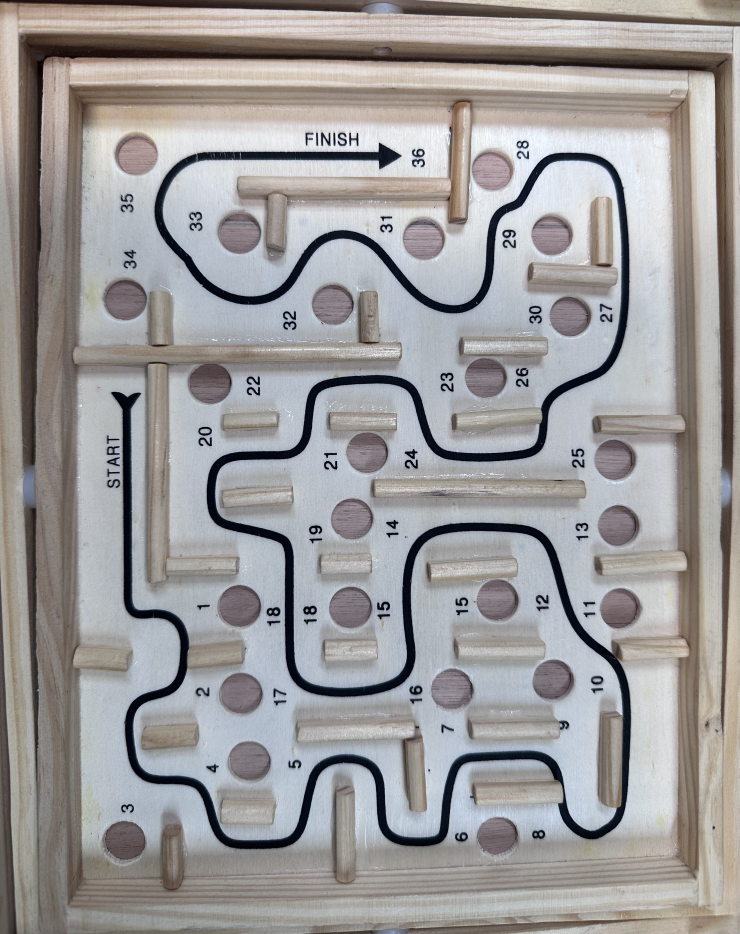
#> input picture a5587281014a230bb9241c30465e8ea0.jpeg, 2957 x 3735 px (shown at 1/4 size); its folder holds only this picture in this run
$ python -i cubic2_aruco_3_Homography1_GUI.py   (imports and definitions only)
#> lines starting #> are read from the running program, lines starting #| are printed output that depends on the picture; after the words box and inside, x2 and y2 are one past the last pixel; in counts of white or black regions, pixels touching at a corner belong together
#> further down, picture is the input picture: shape (3735, 2957, 3); mean B, G, R 154.2, 154.1, 156.1
import tkinter as tk
from tkinter import ttk
from PIL import Image, ImageTk
import threading
import cv2
import numpy as np
import math
import smbus
from collections import deque
from scipy.spatial import cKDTree
from scipy.interpolate import splprep, splev
import time
import csv
import os
import sys
import signal
import matplotlib.pyplot as plt
from matplotlib.backends.backend_tkagg import FigureCanvasTkAgg
from cv2 import aruco
from tkinter import messagebox

# ========== 原始参数和设置保持不变 ==========
ARUCO_DICT = aruco.Dictionary_get(aruco.DICT_4X4_50)
ARUCO_PARAMS = aruco.DetectorParameters_create()
bus = smbus.SMBus(1)
arduino_address = 0x08

INTERPOLATION_COUNT = 2
headidx = 30
lower_red_1 = np.array([0, 120, 20])
upper_red_1 = np.array([10, 255, 120])
lower_red_2 = np.array([170, 120, 20])
upper_red_2 = np.array([180, 255, 120])
lower_black = np.array([0, 0, 0])
upper_black = np.array([180, 255, 50])
last_send_time = 0
SEND_INTERVAL = 0.04

errors = []
timestamps = []
history_points = deque(maxlen=300)
nearest_points = []
aruco_corners_dict = {}
aruco_roi_list = []
aruco_centers_dict = {}

real_world_path = []
path_overlay = None
H = None

video_running = False
video_thread = None
video_capture = None
canvas = None
photo = None
panel = None

red_center = None
target_point = None
real_world_red = None

start_time = None  # 程序运行起始时间（新增）


# [18 lines left out: functions int16_to_bytes, send_two_points_16bit, not called in this run]


# ========== 原始图像处理逻辑中的函数保持不变 ==========
# ...
# 为节省篇幅，略去 `generate_path_overlay`, `detect_red_ball`, `compute_homography_from_aruco`, 等函数
# 请将这些函数原封不动地复制粘贴进来
x__1 = 0
x__2 = 0
y__1 = 0
y__2 = 0

# 实时识别红球位置
# [17 lines left out: function detect_red_ball, not called in this run]

def calculate_distance(pt1, pt2):
    return math.hypot(pt1[0] - pt2[0], pt1[1] - pt2[1])


# 路径图层函数
def generate_path_overlay(image):
    '''
    gray = cv2.cvtColor(image, cv2.COLOR_BGR2GRAY)
    blurred = cv2.GaussianBlur(gray, (5, 5), 0)
    edges = cv2.Canny(blurred, 50, 150)
    contours, _ = cv2.findContours(edges, cv2.RETR_TREE, cv2.CHAIN_APPROX_SIMPLE)

    selected_path_image = np.zeros_like(image)

    for cnt in contours:
        area = cv2.contourArea(cnt)
        perimeter = cv2.arcLength(cnt, True)

        # === 洞口过滤逻辑 ===
        if area > 2000:  # 跳过太大的区域，避免识别到洞
            continue
        if cv2.isContourConvex(cnt):  # 跳过闭合环
            continue

        if 50 < area < 1500 and perimeter > 80:
            approx = cv2.approxPolyDP(cnt, 0.02 * perimeter, True)
            if len(approx) > 5:
                cv2.drawContours(selected_path_image, [cnt], -1, (255, 255, 255), 2)


    # 骨架提取
    gray_selected = cv2.cvtColor(selected_path_image, cv2.COLOR_BGR2GRAY)
    _, binary = cv2.threshold(gray_selected, 127, 255, cv2.THRESH_BINARY)
    skeleton = cv2.ximgproc.thinning(binary)
    non_zero_points = np.column_stack(np.where(skeleton > 0))
    '''
    global aruco_corners_dict

    # 基于颜色的黑线掩膜提取路径（避免识别到洞）
    hsv = cv2.cvtColor(image, cv2.COLOR_BGR2HSV)
#> hsv: shape (3735, 2957, 3); mean H, S, V 66, 31.8, 162.1
    black_mask = cv2.inRange(hsv, lower_black, upper_black)
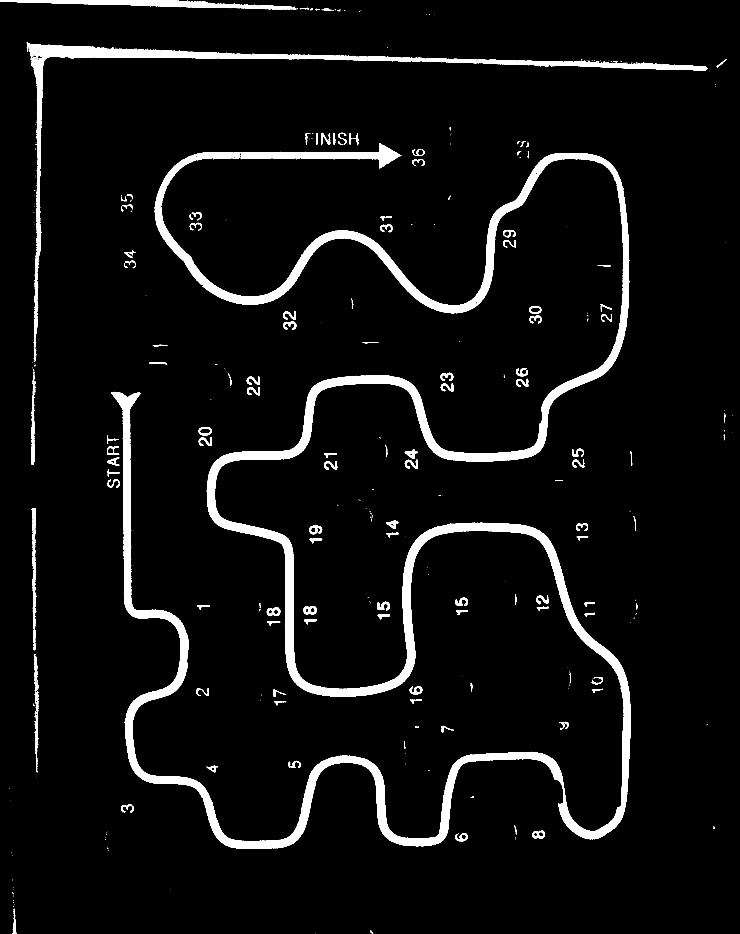
#> black_mask: shape (3735, 2957) (shown at 1/4 size); 5.5% white; 468 white regions (323 under 20 px), largest, box (x1, y1, x2, y2) and area: (445, 612, 2523, 3396) 437591, (107, 169, 2832, 1386) 76077, (0, 0, 1185, 39) 18953
    black_mask = cv2.morphologyEx(black_mask, cv2.MORPH_OPEN, np.ones((5, 5), np.uint8))
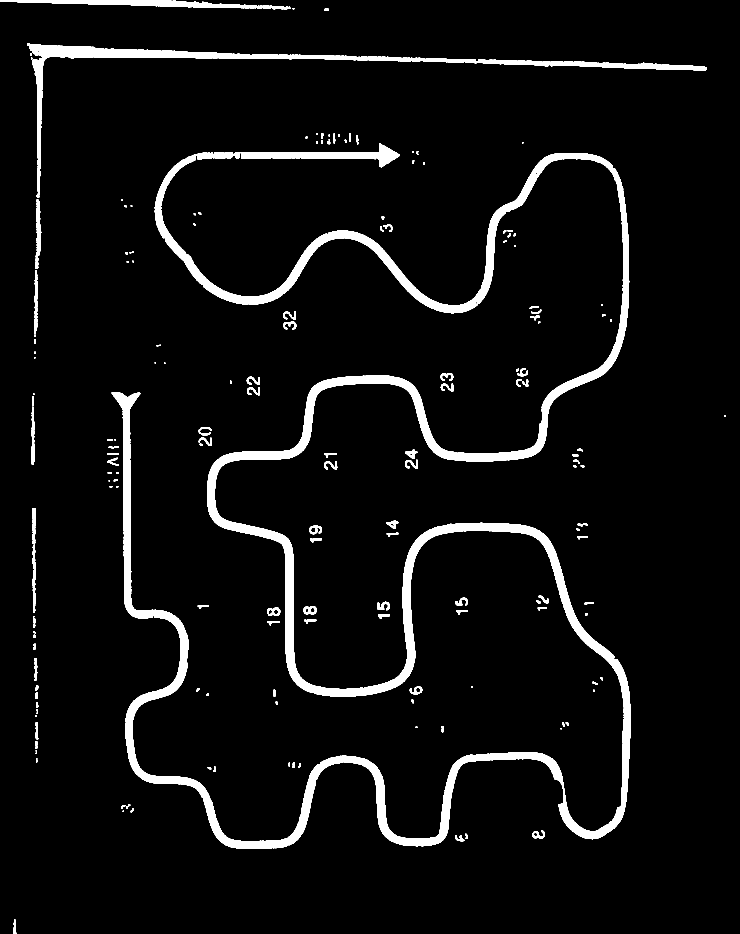
#> black_mask: shape (3735, 2957) (shown at 1/4 size); 5.3% white; 196 white regions, largest, box (x1, y1, x2, y2) and area: (447, 612, 2523, 3396) 435853, (110, 173, 1591, 789) 47358, (1592, 230, 2826, 283) 20114

    # 骨架提取（黑线细化）
    skeleton = cv2.ximgproc.thinning(black_mask)
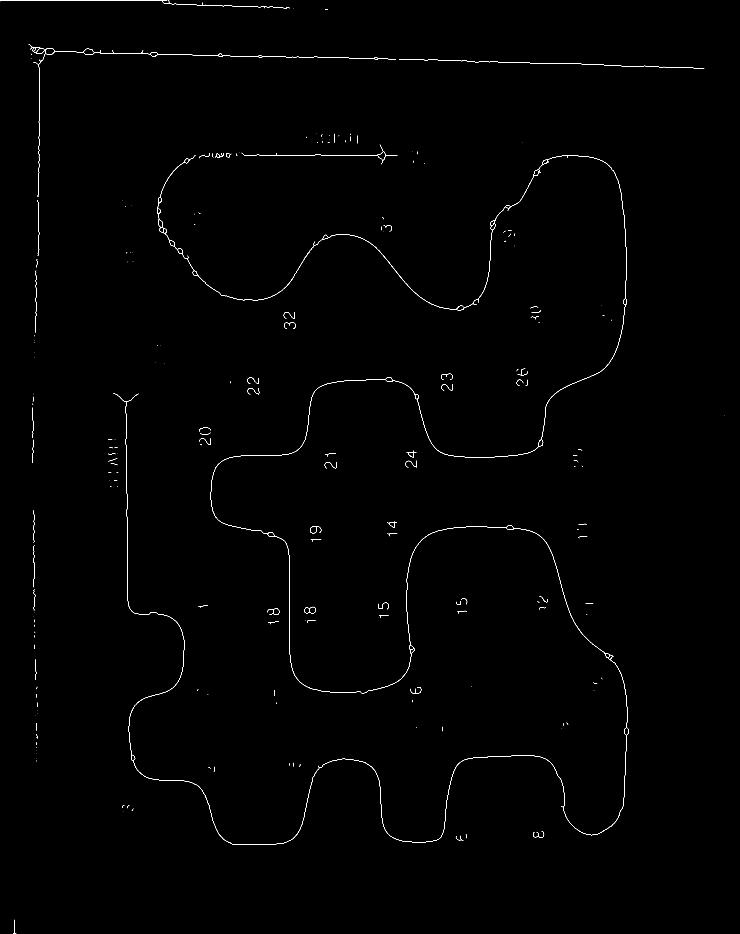
#> skeleton: shape (3735, 2957) (shown at 1/4 size); 0.25% white in thin lines or dots
    non_zero_points = np.column_stack(np.where(skeleton > 0))
#> non_zero_points = 27553 pairs, first value 0 to 3734, second value 0 to 2899

    # 红球检测
    hsv = cv2.cvtColor(image, cv2.COLOR_BGR2HSV)
    red_mask = cv2.bitwise_or(
        cv2.inRange(hsv, lower_red_1, upper_red_1),
        cv2.inRange(hsv, lower_red_2, upper_red_2)
    )
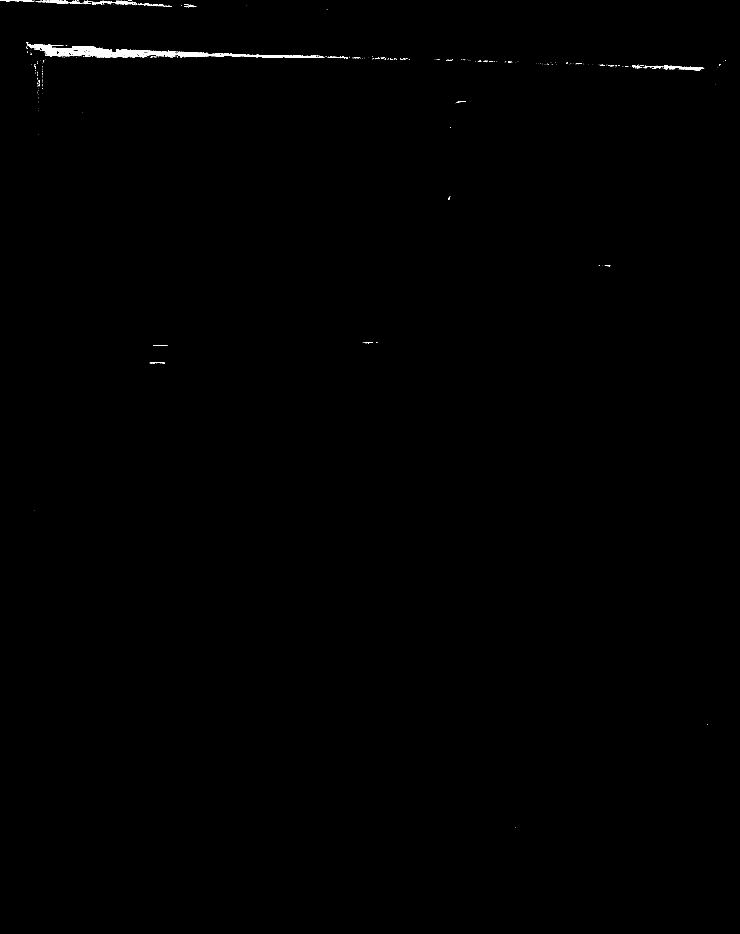
#> red_mask: shape (3735, 2957) (shown at 1/4 size); 0.25% white; 470 white regions (422 under 20 px), largest, box (x1, y1, x2, y2) and area: (106, 168, 1295, 232) 19138, (2654, 262, 2815, 281) 1267, (409, 3, 544, 20) 969
    red_mask = cv2.morphologyEx(red_mask, cv2.MORPH_OPEN, np.ones((5, 5), np.uint8))
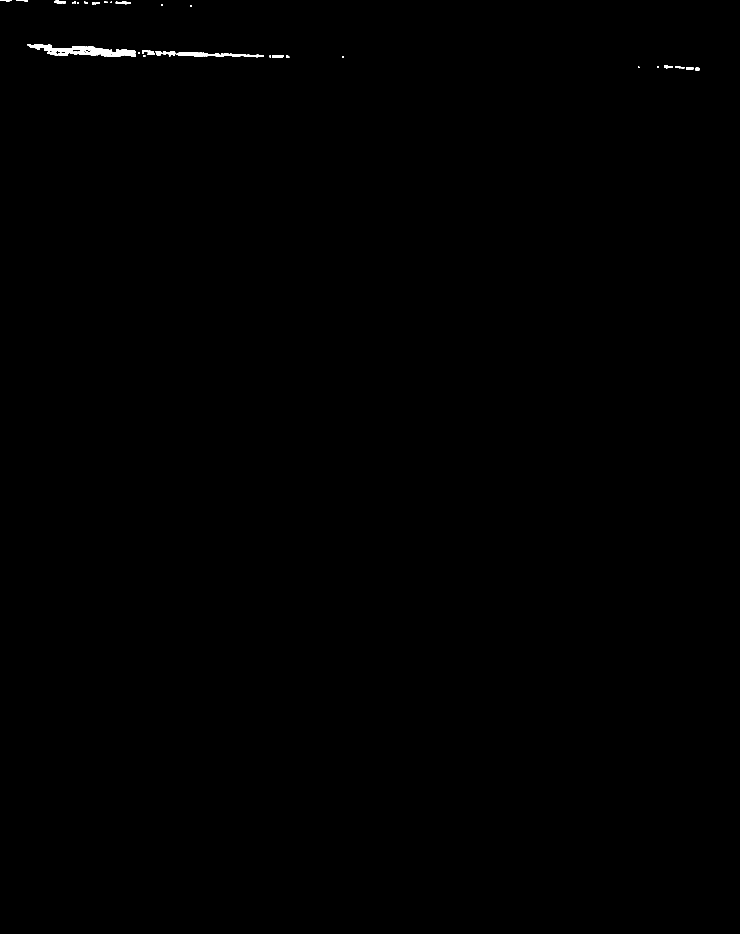
#> red_mask: shape (3735, 2957) (shown at 1/4 size); 0.17% white; 41 white regions
    contours, _ = cv2.findContours(red_mask, cv2.RETR_EXTERNAL, cv2.CHAIN_APPROX_SIMPLE)
#> contours = 41 contours, 7 with area under 20; largest, box (x1, y1, x2, y2) and area: (111, 176, 544, 228) 10178, (707, 208, 1056, 229) 3134, (653, 205, 701, 223) 476, (577, 201, 618, 220) 386, (1088, 221, 1136, 231) 361

    red_center = None
    max_area = 0
    for cnt in contours:
        area = cv2.contourArea(cnt)
        if area > 100 and area > max_area:
            x, y, w, h = cv2.boundingRect(cnt)
            red_center = (y + h // 2, x + w // 2)
            max_area = area
#> this loop made 41 passes
#> (area, x, y, w, h, red_center, max_area) on passes 1, 8, 11, 16, 23: (142.5, 2781, 269, 17, 12, (275, 2789), 142.5), (239.5, 2657, 262, 34, 11, (267, 2674), 239.5), (361, 1088, 221, 48, 10, (226, 1112), 361), (3133.5, 707, 208, 349, 21, (218, 881), 3133.5), (10178.5, 111, 176, 433, 52, (202, 327), 10178.5)
#> area on passes 2, 3, 6, 9, 10, 13: 72, 120.5, 97, 29.5, 74.5, 32.5
#> after the loop, h = 52; max_area = 10178.5; w = 433; x = 111; y = 176

    # fallback 起点：若未识别红球，则使用图像中心最近的骨架点
    if red_center is None:
        print("⚠️ 未检测到红球，自动使用路径骨架上的点作为起点")
        if len(non_zero_points) == 0:
            return image.copy(), None, []
        center_yx = np.array([image.shape[0] // 2, image.shape[1] // 2])
        distances = np.linalg.norm(non_zero_points - center_yx, axis=1)
        nearest_idx = np.argmin(distances)
        red_center = tuple(non_zero_points[nearest_idx])

    # 稀疏化骨架点
    kdtree = cKDTree(non_zero_points)
    placed_points, used_indices = [], set()
    for idx, point in enumerate(non_zero_points):
        if idx not in used_indices:
            placed_points.append(point)
            used_indices.update(kdtree.query_ball_point(point, r=10))
#> this loop made 27553 passes
#> point on passes 1 to 3: [0, 0], [0, 1], [0, 2]
#> after the loop, placed_points = 2488 pairs, first value 0 to 3732, second value 0 to 2899; used_indices = 27553 items
    placed_points = np.array(placed_points)

    # 从红球起点出发构建有序路径
    all_points = placed_points.tolist()
#> all_points has the same summary as placed_points
    ordered_path = [red_center]
#> ordered_path = [(202, 327)]
    used = set()
    current_point = red_center
#> current_point = (202, 327)
    kdtree_path = cKDTree(all_points)

    while True:
        distances, indices = kdtree_path.query(current_point, k=len(all_points))
        next_point = None
        for idx in indices:
            candidate = tuple(all_points[idx])
            #if candidate not in used and calculate_distance(current_point, candidate) < 65:
            if candidate not in used and calculate_distance(current_point, candidate) < 120:
                next_point = candidate
                break
        if next_point is None:
            break
        ordered_path.append(next_point)
        used.add(next_point)
        current_point = next_point
#> after the loop, ordered_path = 148 pairs, first value 178 to 1430, second value 114 to 327; used = 147 items

    # 插值生成 refined_path
    refined_path = []
    for i in range(len(ordered_path) - 1):
        p1 = np.array(ordered_path[i])
        p2 = np.array(ordered_path[i + 1])
        refined_path.append(tuple(p1))
        for j in range(1, INTERPOLATION_COUNT + 1):
            ratio = j / (INTERPOLATION_COUNT + 1)
            new_point = tuple(((1 - ratio) * p1 + ratio * p2).astype(int))
            refined_path.append(new_point)
#> this loop made 147 passes
#> (p1, p2) on passes 1 to 12: ([202, 327], [208, 321]), ([208, 321], [208, 310]), ([208, 310], [207, 300]), ([207, 300], [207, 289]), ([207, 289], [207, 278]), ([207, 278], [206, 268]), ([206, 268], [206, 257]), ([206, 257], [205, 247]), ([205, 247], [205, 236]), ([205, 236], [204, 226]), ([204, 226], [200, 216]), ([200, 216], [210, 214])
#> after the loop, refined_path = 441 pairs, first value 178 to 1423, second value 114 to 327
    refined_path.append(tuple(ordered_path[-1]))

    # ✅ ✅ ✅ 在这里插入 spline 平滑部分 ✅ ✅ ✅
    if len(refined_path) >= 4:
        try:
            path_array = np.array(refined_path)
#> path_array = 442 pairs, first value 178 to 1430, second value 114 to 327
            y_points, x_points = path_array[:, 0], path_array[:, 1]
#> y_points = 442 values, max 1430 at index 441, min 178 at index 114, mean 641.9; x_points = 442 values, max 327 at index 0, min 114 at index 114, mean 162.7

            from scipy.interpolate import splprep, splev
            tck, u = splprep([x_points, y_points], s=1000, k=3)
#> tck = 3 items; u = 442 values from 0 to 1
            u_fine = np.linspace(0, 1, len(refined_path) * 5)
#> u_fine = 2210 values from 0 to 1
            x_smooth, y_smooth = splev(u_fine, tck)
#> x_smooth = 2210 values, max 327.3 at index 0, min 118.3 at index 560, mean 161; y_smooth = 2210 values, max 1430 at index 2209, min 180.3 at index 575, mean 618.9
            refined_path = [(int(y), int(x)) for x, y in zip(x_smooth, y_smooth)]
#> refined_path = 2210 pairs, first value 180 to 1430, second value 118 to 327
        except Exception as e:
            print(f"⚠️ B样条拟合失败，保留原始插值路径。原因: {e}")
    else:
        print("⚠️ 路径点数不足，无法执行 B样条平滑")

    # ✅ 保留路径可视化
    overlay = image.copy()
    for i in range(len(refined_path) - 1):
        cv2.line(overlay, (refined_path[i][1], refined_path[i][0]),
                      (refined_path[i + 1][1], refined_path[i + 1][0]), (0, 255, 255), 1)

    # === [ArUco 检测逻辑，并且设置四个ROI]  ===
    aruco_roi_list.clear()#清理可能残留的ROI信息
    margin = 80 #设置控制用于检测ArUco的ROI大小的变量
    gray = cv2.cvtColor(image, cv2.COLOR_BGR2GRAY)
    corners, ids, _ = aruco.detectMarkers(gray, ARUCO_DICT, parameters=ARUCO_PARAMS)
#> corners = (); ids = None
    if ids is None:
        print("路线检测时没有检测到 任何ArUco")
        return []
    else:
        for i, marker_id in enumerate(ids.flatten()):
            if 0 <= marker_id <= 3:
                pts = corners[i][0]  # shape: (4, 2)
                aruco_corners_dict[marker_id] = pts
                x_min = max(0, int(np.min(pts[:, 0])) - margin)
                x_max = min(image.shape[1], int(np.max(pts[:, 0])) + margin)
                y_min = max(0, int(np.min(pts[:, 1])) - margin)
                y_max = min(image.shape[0], int(np.max(pts[:, 1])) + margin)
                aruco_roi_list.append((marker_id, (x_min, x_max, y_min, y_max)))

    if len(aruco_roi_list) < 4:
        print("⚠️ 检测到的 ArUco 不完整，可能不包含全部 0~3")
    else:
        print("✅ 初始 ArUco ROI 区域提取完成")

    if ids is not None:
        aruco.drawDetectedMarkers(overlay, corners, ids)
        for i, marker_id in enumerate(ids.flatten()):
            pts = corners[i][0]
            cx = int(np.mean(pts[:, 0]))
            cy = int(np.mean(pts[:, 1]))
            cv2.circle(overlay, (cx, cy), 4, (0, 255, 0), -1)
            cv2.putText(overlay, f"ID: {marker_id}", (cx + 10, cy - 10),
                        cv2.FONT_HERSHEY_SIMPLEX, 0.5, (0, 255, 0), 1)

    return overlay, red_center, refined_path
#将四个角坐标转换为中心坐标
# [176 lines left out: functions get_aruco_centers, compute_homography_from_aruco, detect_aruco_and_update, detect_aruco_and_map_red_ball, map_path_to_aruco_plane_coords, inverse_homography_point and 2 more, not called in this run]

path_display_visible = False
path_canvas = None
path_fig = None
path_ax = None

# [67 lines left out: functions toggle_path_display, update_path_dot_only, plot_error_graph, not called in this run]

def stop_video():
    global video_running
    video_running = False

# [88 lines left out: functions video_loop, regenerate_path, save_accuracy, on_closing, not called in this run]

# ========== 启动 GUI ==========
# [3 lines not run here, left out]

# 左侧按钮栏
# [1 line that did not run here, left out]
# [6 lines not run here, left out]

# 实时运行时间显示
# [1 line that did not run here, left out]
# [1 line not run here, left out]
# [1 line that did not run here, left out]
# [4 lines not run here, left out]
# [1 line that did not run here, left out]
# [5 lines not run here, left out]

# 右侧主区域，包含视频和信息面板
# [1 line that did not run here, left out]
# [1 line not run here, left out]

# 视频显示区域
# [1 line that did not run here, left out]
# [1 line not run here, left out]

# [1 line that did not run here, left out]
# [1 line not run here, left out]

# 坐标显示区域
# [1 line that did not run here, left out]
# [3 lines not run here, left out]
# [1 line that did not run here, left out]
# [3 lines not run here, left out]
# [1 line that did not run here, left out]
# [5 lines not run here, left out]

>>> import cv2
>>> picture = cv2.imread('a5587281014a230bb9241c30465e8ea0.jpeg')
>>> result = generate_path_overlay(picture)
#> result = []
